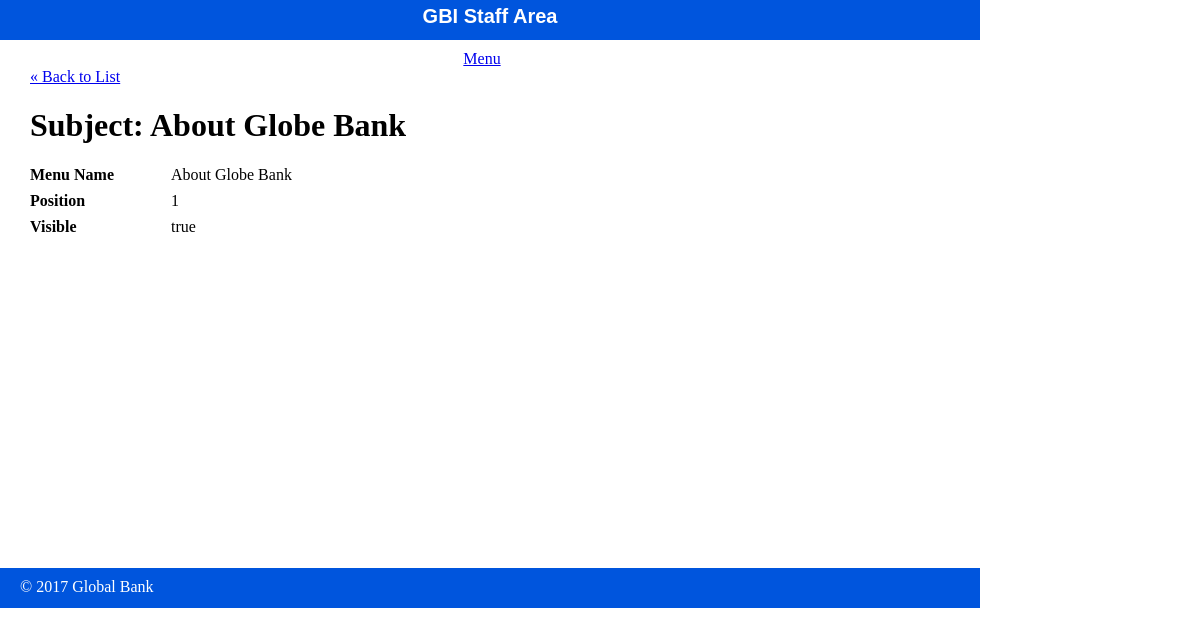
/public/staff/subjects/show.php?id=1, run on an earlier commit of the app's database.
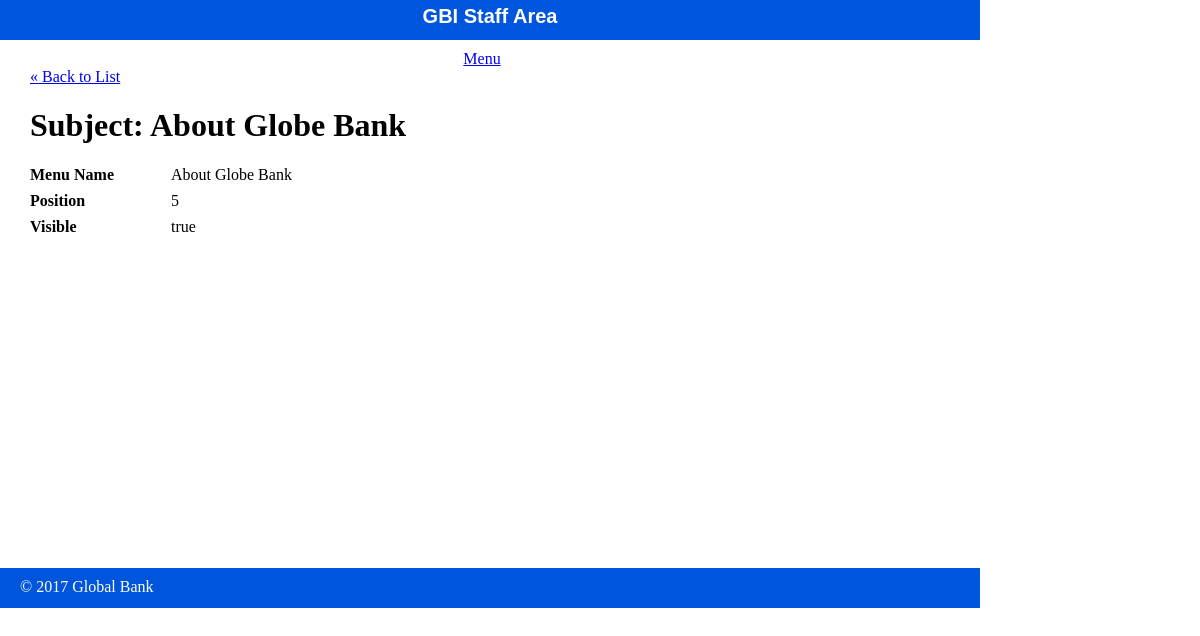
And on a later commit of the database.
### tables this page shows
CREATE TABLE IF NOT EXISTS `subjects` (
  `id` int(11) NOT NULL AUTO_INCREMENT,
  `menu_name` varchar(255) DEFAULT NULL,
  `position` int(3) DEFAULT NULL,
  `visible` tinyint(1) DEFAULT NULL,
  PRIMARY KEY (`id`)
);

### private/functions.php (called while the page is built, shortened)
<?php
	function url_for($script_path) {
		return WWW_ROOT . $script_path;
}
	function h($string="") {
		return htmlspecialchars($string);
	}
?>

### private/query_functions.php (called while the page is built, shortened)
<?php
    function find_subject_by_id($id){
        global $db;
        $sql = "SELECT * FROM subjects ";
        $sql .= "WHERE id='" . $id . "'";
        $result = mysqli_query($db, $sql);
        $subject = mysqli_fetch_assoc($result);
        return $subject;
    }
?>

### public/staff/subjects/show.php (the view, shortened to what this page needs)
<?php
$id = isset($_GET['id']) ? $_GET['id'] : 'DEFAULT VALUE';
$subject = find_subject_by_id($id);
?>
<?php include(SHARED_PATH . '/staff_header.php'); ?>
<div id="content">
	<a class="back-link" href="<?php echo url_for('/staff/subjects/index.php') ?>">&laquo; Back to List</a>
	<div class="subject show">
		<h1>Subject: <?php echo h($subject['menu_name']); ?></h1>
        <div class="attributes">
            <dl>
                <dt>Menu Name</dt>
                <dd><?php echo h($subject['menu_name']); ?></dd>
            </dl>
            <dl>
                <dt>Position</dt>
                <dd><?php echo h($subject['position']); ?></dd>
            </dl>
            <dl>
                <dt>Visible</dt>
                <dd><?php echo $subject['visible'] == '1' ? 'true' : 'false'; ?></dd>
                </dl>
        </div>
	</div>
</div>
<?php include(SHARED_PATH . '/staff_footer.php'); ?>

What changed in the data, as far as the page shows it:
changed subjects "About Globe Bank": position "1" → "5"
